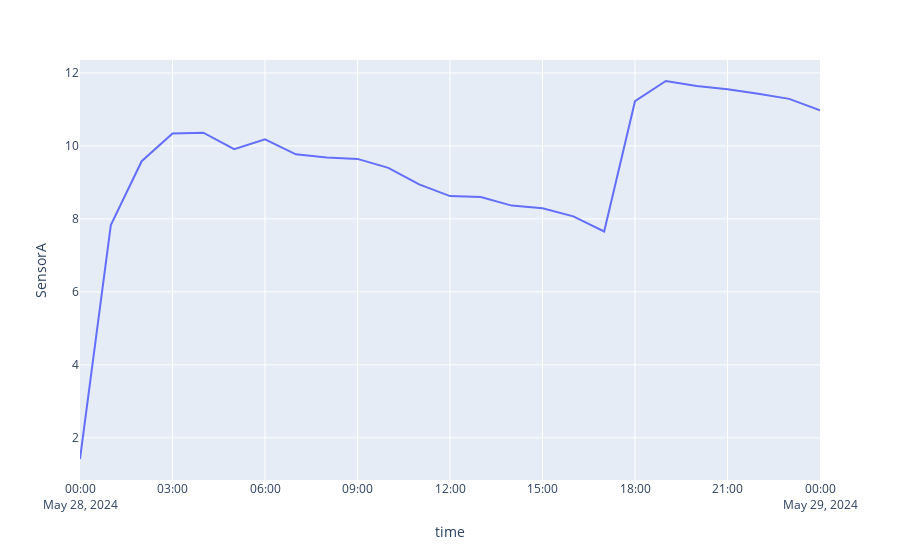

Notebook code cell kept with this figure:
### Code cell
fig2=px.line(sensorA_60res,y='SensorA')
fig2.show()

### Figure 1 — Plotly figure (JSON) as saved in the notebook; plotly's stock layout.template omitted (floating-point values rounded to 4 significant figures)
{"data": [{"hovertemplate": "time=%{x}<br>SensorA=%{y}<extra></extra>", "legendgroup": "", "line": {"color": "#636efa", "dash": "solid"}, "marker": {"symbol": "circle"}, "mode": "lines", "name": "", "orientation": "v", "showlegend": false, "type": "scatter", "x": ["2024-05-28T00:00:00", "2024-05-28T01:00:00", "2024-05-28T02:00:00", "2024-05-28T03:00:00", "2024-05-28T04:00:00", "2024-05-28T05:00:00", "2024-05-28T06:00:00", "2024-05-28T07:00:00", "2024-05-28T08:00:00", "2024-05-28T09:00:00", "2024-05-28T10:00:00", "2024-05-28T11:00:00", "2024-05-28T12:00:00", "2024-05-28T13:00:00", "2024-05-28T14:00:00", "2024-05-28T15:00:00", "2024-05-28T16:00:00", "2024-05-28T17:00:00", "2024-05-28T18:00:00", "2024-05-28T19:00:00", "2024-05-28T20:00:00", "2024-05-28T21:00:00", "2024-05-28T22:00:00", "2024-05-28T23:00:00", "2024-05-29T00:00:00"], "xaxis": "x", "y": [1.42, 7.833, 9.582, 10.34, 10.36, 9.91, 10.18, 9.771, 9.685, 9.646, 9.399, 8.946, 8.626, 8.599, 8.365, 8.291, 8.072, 7.656, 11.23, 11.78, 11.64, 11.56, 11.43, 11.29, 10.98], "yaxis": "y"}], "layout": {"legend": {"tracegroupgap": 0}, "margin": {"t": 60}, "xaxis": {"anchor": "y", "domain": [0, 1], "title": {"text": "time"}}, "yaxis": {"anchor": "x", "domain": [0, 1], "title": {"text": "SensorA"}}}}
